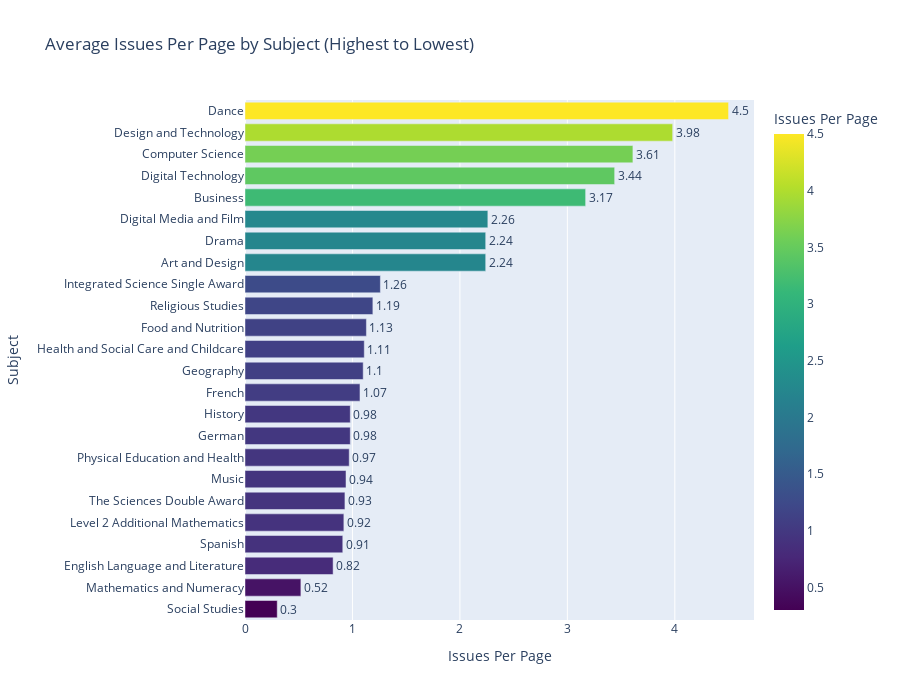

Notebook source saved alongside this figure:
### Code cell
# Create a horizontal bar chart sorted by issues per page
# Reverse sort for chart display (ascending) so highest values appear at top
chart_data = subject_stats.sort_values('Issues Per Page', ascending=True)

fig_subject = px.bar(
    chart_data,
    x='Issues Per Page',
    y='Subject',
    orientation='h',
    title='Average Issues Per Page by Subject (Highest to Lowest)',
    labels={'Issues Per Page': 'Issues Per Page', 'Subject': 'Subject'},
    color='Issues Per Page',
    color_continuous_scale='Viridis',
    text='Issues Per Page'
)

# Update layout for better appearance
fig_subject.update_traces(textposition='outside')
fig_subject.update_layout(
    height=700,
    showlegend=False,
    hovermode='y unified'
)

fig_subject.show()

### Figure 1 — Plotly figure (JSON) as saved in the notebook; plotly's stock layout.template omitted (floating-point values rounded to 4 significant figures)
{"data": [{"hovertemplate": "Issues Per Page=%{marker.color}<br>Subject=%{y}<extra></extra>", "legendgroup": "", "marker": {"color": [0.3, 0.52, 0.82, 0.91, 0.92, 0.93, 0.94, 0.97, 0.98, 0.98, 1.07, 1.1, 1.11, 1.13, 1.19, 1.26, 2.24, 2.24, 2.26, 3.17, 3.44, 3.61, 3.98, 4.5], "coloraxis": "coloraxis", "pattern": {"shape": ""}}, "name": "", "orientation": "h", "showlegend": false, "text": [0.3, 0.52, 0.82, 0.91, 0.92, 0.93, 0.94, 0.97, 0.98, 0.98, 1.07, 1.1, 1.11, 1.13, 1.19, 1.26, 2.24, 2.24, 2.26, 3.17, 3.44, 3.61, 3.98, 4.5], "textposition": "outside", "type": "bar", "x": [0.3, 0.52, 0.82, 0.91, 0.92, 0.93, 0.94, 0.97, 0.98, 0.98, 1.07, 1.1, 1.11, 1.13, 1.19, 1.26, 2.24, 2.24, 2.26, 3.17, 3.44, 3.61, 3.98, 4.5], "xaxis": "x", "y": ["Social Studies", "Mathematics and Numeracy", "English Language and Literature", "Spanish", "Level 2 Additional Mathematics", "The Sciences Double Award", "Music", "Physical Education and Health", "German", "History", "French", "Geography", "Health and Social Care and Childcare", "Food and Nutrition", "Religious Studies", "Integrated Science Single Award", "Art and Design", "Drama", "Digital Media and Film", "Business", "Digital Technology", "Computer Science", "Design and Technology", "Dance"], "yaxis": "y"}], "layout": {"barmode": "relative", "coloraxis": {"colorbar": {"title": {"text": "Issues Per Page"}}, "colorscale": [[0, "#440154"], [0.1111, "#482878"], [0.2222, "#3e4989"], [0.3333, "#31688e"], [0.4444, "#26828e"], [0.5556, "#1f9e89"], [0.6667, "#35b779"], [0.7778, "#6ece58"], [0.8889, "#b5de2b"], [1, "#fde725"]]}, "height": 700, "hovermode": "y unified", "legend": {"tracegroupgap": 0}, "showlegend": false, "title": {"text": "Average Issues Per Page by Subject (Highest to Lowest)"}, "xaxis": {"anchor": "y", "domain": [0, 1], "title": {"text": "Issues Per Page"}}, "yaxis": {"anchor": "x", "domain": [0, 1], "title": {"text": "Subject"}}}}
